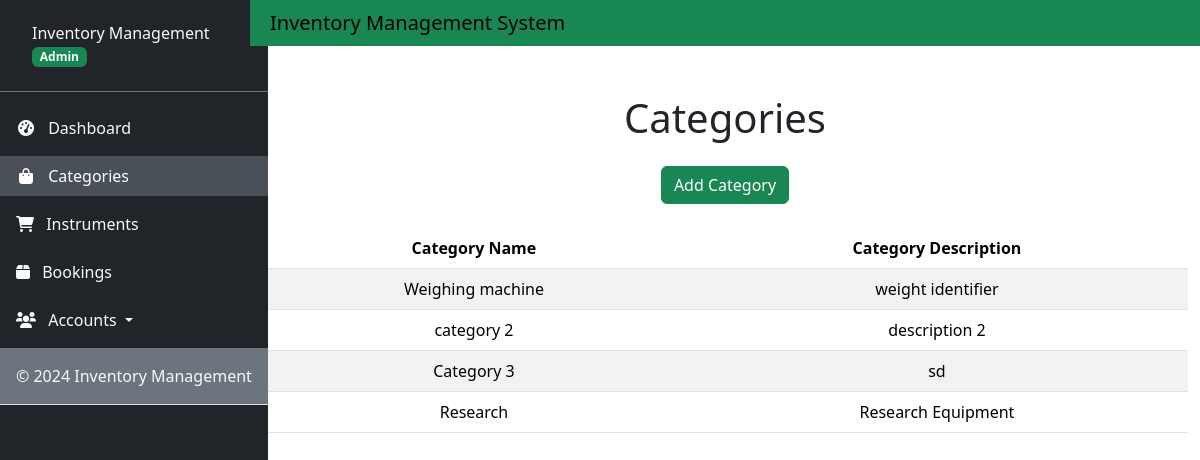
/inventory/categories/, run on the app's committed database.
### Inventory/models.py (models this page shows, shortened)
class Category(models.Model):
    category_name = models.CharField(max_length=100, unique=True)
    category_description = models.TextField()

### Inventory/views.py (the view)
# urls.py: path('categories/', category_view, name='categories'),
def category_view(request):
    categories = Category.objects.all()  # Retrieve all instrument records
    return render(request, 'categories/categories.html', {'categories': categories})

### FrontEnd/templates/categories/categories.html (shortened to what this page needs)
{% extends "base.html" %}
{% block content %}
    <div class="container text-center mt-5">
        <h1>Categories</h1>
        <div class="mt-4">
            <a href="{% url 'add_category' %}" class="btn btn-success">Add Category</a>
        </div>
        <table class="table table-striped mt-4">
            <thead>
                <tr>
                    <th>Category Name</th>
                    <th>Category Description</th>
                </tr>
            </thead>
            <tbody>
                {% for category in categories %}
                <tr>
                    <td>{{ category.category_name }}</td>
                    <td>{{ category.category_description }}</td>
                </tr>
                {% empty %}
                <tr>
                    <td colspan="3">No categories available.</td>
                </tr>
                {% endfor %}
            </tbody>
        </table>
    </div>
    {% endblock %}

### FrontEnd/templates/css/style.css (style rules this page uses)
body { overflow-x: hidden; }

### data on the page
Category: category_name "Weighing machine", category_description "weight identifier"
Category: category_name "category 2", category_description "description 2"
Category: category_name "Category 3", category_description "sd"
Category: category_name "Research", category_description "Research Equipment"
